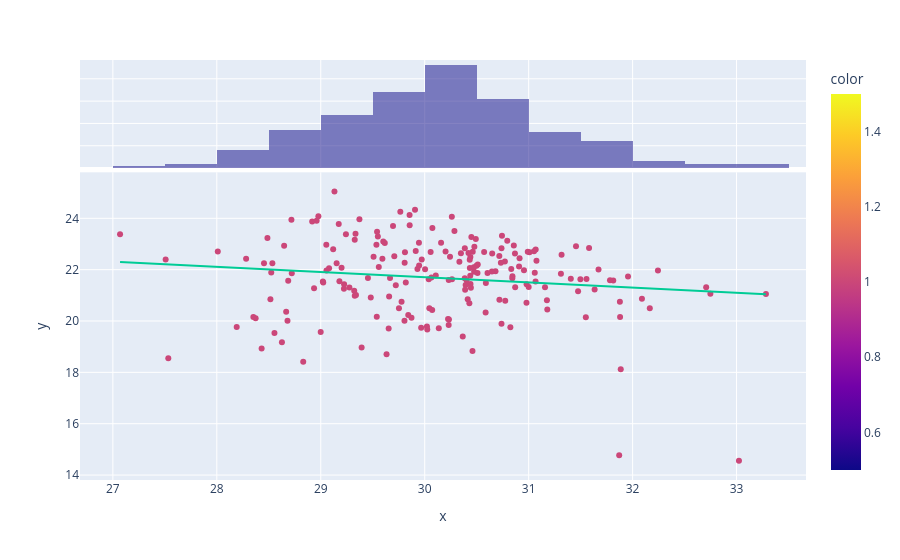

The notebook cell saved with this chart:
### Code cell
px.scatter(x=X[A[0]][w], y=X[A[1]][w],color=z,trendline='ols',marginal_x='histogram')

### Figure 1 — Plotly figure (JSON) as saved in the notebook; plotly's stock layout.template omitted (floating-point values rounded to 4 significant figures; data arrays with more than 128 entries replaced by an {"elided": "..."} marker saying what was removed)
{"data": [{"hovertemplate": "x=%{x}<br>y=%{y}<br>color=%{marker.color}<extra></extra>", "legendgroup": "", "marker": {"color": {"elided": "198 int values"}, "coloraxis": "coloraxis", "symbol": "circle"}, "mode": "markers", "name": "", "orientation": "v", "showlegend": false, "type": "scatter", "x": {"elided": "198 float values"}, "xaxis": "x", "y": {"elided": "198 float values"}, "yaxis": "y"}, {"alignmentgroup": "True", "bingroup": "x", "hovertemplate": "x=%{x}<br>count=%{y}<extra></extra>", "legendgroup": "", "marker": {"color": "#0d0887"}, "name": "", "offsetgroup": "", "opacity": 0.5, "showlegend": false, "type": "histogram", "x": {"elided": "198 float values"}, "xaxis": "x2", "yaxis": "y2"}, {"hovertemplate": "<b>OLS trendline</b><br>y = -0.202405 * x + 27.7754<br>R<sup>2</sup>=0.020863<br><br>x=%{x}<br>y=%{y} <b>(trend)</b><extra></extra>", "legendgroup": "", "marker": {"symbol": "circle"}, "mode": "lines", "name": "", "showlegend": false, "type": "scatter", "x": {"elided": "198 float values"}, "xaxis": "x", "y": {"elided": "198 float values"}, "yaxis": "y"}], "layout": {"barmode": "overlay", "coloraxis": {"colorbar": {"title": {"text": "color"}}, "colorscale": [[0, "#0d0887"], [0.1111, "#46039f"], [0.2222, "#7201a8"], [0.3333, "#9c179e"], [0.4444, "#bd3786"], [0.5556, "#d8576b"], [0.6667, "#ed7953"], [0.7778, "#fb9f3a"], [0.8889, "#fdca26"], [1, "#f0f921"]]}, "legend": {"tracegroupgap": 0}, "margin": {"t": 60}, "xaxis": {"anchor": "y", "domain": [0, 1], "title": {"text": "x"}}, "xaxis2": {"anchor": "y2", "domain": [0, 1], "matches": "x", "showgrid": true, "showticklabels": false}, "yaxis": {"anchor": "x", "domain": [0, 0.7326], "title": {"text": "y"}}, "yaxis2": {"anchor": "x2", "domain": [0.7426, 1], "matches": "y2", "showgrid": true, "showline": false, "showticklabels": false, "ticks": ""}}}
